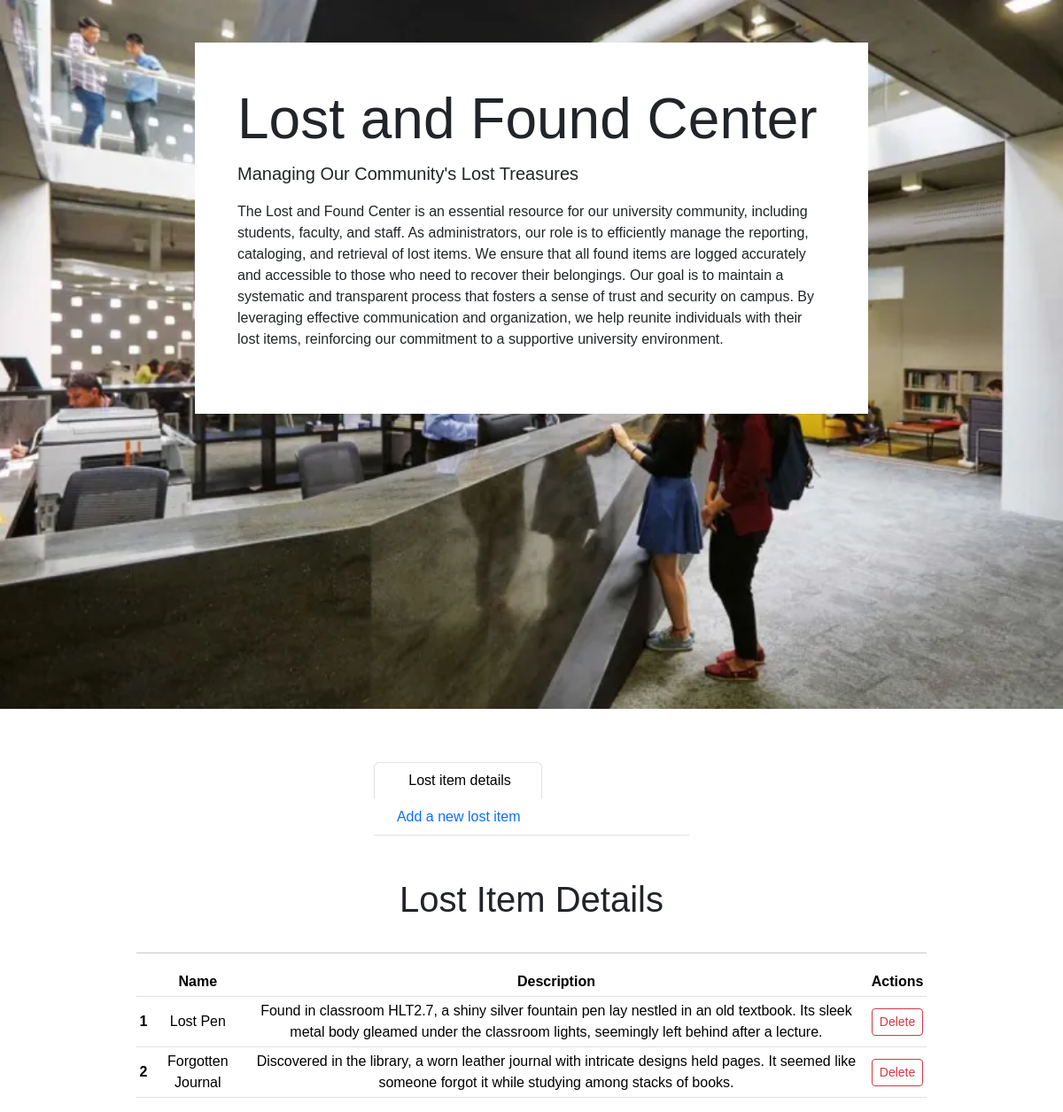
Page /admin-lostAndFoundMainPage.php on the committed database.
### tables this page shows
CREATE TABLE `uploads` (
  `id` int(11) NOT NULL,
  `title` varchar(255) NOT NULL,
  `file_name` varchar(255) NOT NULL,
  `file_path` varchar(255) NOT NULL,
  `upload_time` timestamp NOT NULL DEFAULT current_timestamp(),
  `itemDescription` varchar(255) NOT NULL
);

### admin-lostAndFoundMainPage.php (the view, shortened to what this page needs)
<!DOCTYPE html>
<html lang="en">
<head>
    <link href="https://cdn.jsdelivr.net/npm/bootstrap@5.3.3/dist/css/bootstrap.min.css" rel="stylesheet">
    <link rel="stylesheet" href="stylesElain.css">
</head>
<body>
    <div class="py-5" style="background-image: url('~campus5.png'); height: 100vh; background-size: cover;">
        <div class="container">
            <div class="row">
                <div class="bg-white p-5 mx-auto col-md-8 col-10">
                    <h3 class="display-3">Lost and Found Center</h3>
                    <p class="mb-3 lead">Managing Our Community's Lost Treasures</p>
                    <p class="mb-4">
                        The Lost and Found Center is an essential resource for our university community, including students, faculty, and staff. As administrators, our role is to efficiently manage the reporting, cataloging, and retrieval of lost items. We ensure that all found items are logged accurately and accessible to those who need to recover their belongings. Our goal is to maintain a systematic and transparent process that fosters a sense of trust and security on campus. By leveraging effective communication and organization, we help reunite individuals with their lost items, reinforcing our commitment to a supportive university environment.
                    </p>
                </div>
            </div>
        </div>
    </div>
    <div class="container text-center" style="margin-top: 5%;">
        <div class="row justify-content-md-center">
          <div class="col col-lg-4" style="justify-content:center;">
            <ul class="nav nav-tabs" id="myTab" role="tablist">
                <li class="nav-item" role="presentation">
                  <button class="nav-link active" id="detail-tab" data-bs-toggle="tab" data-bs-target="#detail-tab-pane" type="button" role="tab" aria-controls="detail-tab-pane" aria-selected="true">&nbsp;&nbsp;&nbsp;&nbsp;&nbsp;Lost item details&nbsp;&nbsp;&nbsp;&nbsp;</button>
                </li>
                <li class="nav-item" role="presentation">
                  <button class="nav-link" id="addNew-tab" data-bs-toggle="tab" data-bs-target="#addNew-tab-pane" type="button" role="tab" aria-controls="addNew-tab-pane" aria-selected="false">&nbsp;&nbsp;Add a new lost item&nbsp;&nbsp;</button>
                </li>
            </ul>
          </div>
          <div class="col col-lg-12">
            <div class="tab-content" id="myTabContent">
                <div class="tab-pane fade show active" id="detail-tab-pane" role="tabpanel" aria-labelledby="detail-tab" tabindex="0">
                    <div class="mt-5" style="justify-content: center; align-items: center;margin-left: 10%; margin-right: 10%;">
                        <div>
                            <h1>Lost Item Details</h1><br>
                            <hr class="mt-1" />
                        </div>
                        <table class="table table-sm table-hover align-middle">
                            <thead>
                                <tr class="align-middle">
                                    <th scope="col"></th>
                                    <th scope="col">Name</th>
                                    <th scope="col">Description</th>
                                    <th scope="col">Actions</th>
                                </tr>
                            </thead>
                            <tbody>
                                <?php
                                $servername = "localhost";
                                $username = "root";
                                $password = "";
                                $dbname = "BIT102";
                                $conn = new mysqli($servername, $username, $password, $dbname);
                                $sql = "SELECT id, file_name, file_path, upload_time, title, itemDescription FROM uploads";
                                $result = $conn->query($sql);
                                if ($result->num_rows > 0) {
                                    $counter = 1;
                                    while ($row = $result->fetch_assoc()) {
                                        $id = $row["id"];
                                        $title = $row["title"];
                                        $itemDescription = $row["itemDescription"];
                                        echo "<tr>";
                                        echo "<th scope='row'>$counter</th>";
                                        echo "<td>$title</td>";
                                        echo "<td>$itemDescription</td>";
                                        echo "<td>
                                                <form method='post' action='{$_SERVER['PHP_SELF']}'>
                                                    <input type='hidden' name='idToDelete' value='$id'>
                                                    <button type='submit' name='delete' class='btn btn-outline-danger btn-sm'>Delete</button>
                                                </form>
                                            </td>";
                                        echo "</tr>";
                                        $counter++;
                                    }
                                } else {
                                    echo "<tr><td colspan='4'>No files found.</td></tr>";
                                }
                                ?>
                            </tbody>
                        </table>
                    </div>
                </div>
            </div>
          </div>
        </div>
    </div>
</body>
</html>

### stylesElain.css (style rules this page uses)
* { margin: 0; padding: 0; box-sizing: border-box; }
body { font-family: "Raleway", sans-serif; background: #ffffff; }

### rows in the picture
uploads: title "Lost Pen", itemDescription "Found in classroom HLT2.7, a shiny silver fountain pen lay nestled in an old textbook. Its sleek metal body gleamed under the classroom lights, seemingly left behind after a lecture."
uploads: title "Forgotten Journal", itemDescription "Discovered in the library, a worn leather journal with intricate designs held pages. It seemed like someone forgot it while studying among stacks of books."
